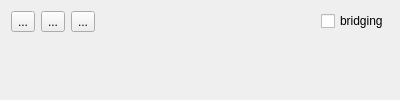
<?xml version="1.0" encoding="UTF-8"?>
<ui version="4.0">
 <class>NDLCom::InterfaceContainerWidget</class>
 <widget class="QWidget" name="NDLCom::InterfaceContainerWidget">
  <property name="geometry">
   <rect>
    <x>0</x>
    <y>0</y>
    <width>400</width>
    <height>100</height>
   </rect>
  </property>
  <property name="minimumSize">
   <size>
    <width>400</width>
    <height>100</height>
   </size>
  </property>
  <property name="windowTitle">
   <string>Form</string>
  </property>
  <layout class="QVBoxLayout" name="verticalLayout">
   <item>
    <layout class="QHBoxLayout" name="connectField">
     <item>
      <widget class="QToolButton" name="connectSerial">
       <property name="text">
        <string>...</string>
       </property>
       <property name="toolButtonStyle">
        <enum>Qt::ToolButtonTextBesideIcon</enum>
       </property>
      </widget>
     </item>
     <item>
      <widget class="QToolButton" name="connectUdp">
       <property name="text">
        <string>...</string>
       </property>
       <property name="toolButtonStyle">
        <enum>Qt::ToolButtonTextBesideIcon</enum>
       </property>
      </widget>
     </item>
     <item>
      <widget class="QToolButton" name="disconnectAll">
       <property name="text">
        <string>...</string>
       </property>
       <property name="toolButtonStyle">
        <enum>Qt::ToolButtonTextBesideIcon</enum>
       </property>
      </widget>
     </item>
     <item>
      <spacer name="horizontalSpacer">
       <property name="orientation">
        <enum>Qt::Horizontal</enum>
       </property>
       <property name="sizeHint" stdset="0">
        <size>
         <width>0</width>
         <height>20</height>
        </size>
       </property>
      </spacer>
     </item>
     <item>
      <widget class="QCheckBox" name="bridging">
       <property name="toolTip">
        <string>activating this will resend all received messages of one active interface on all other acitve interfaces</string>
       </property>
       <property name="text">
        <string>bridging</string>
       </property>
      </widget>
     </item>
    </layout>
   </item>
   <item>
    <widget class="QScrollArea" name="scrollArea">
     <property name="frameShape">
      <enum>QFrame::NoFrame</enum>
     </property>
     <property name="widgetResizable">
      <bool>true</bool>
     </property>
     <widget class="QWidget" name="scrollAreaWidgetContents">
      <property name="geometry">
       <rect>
        <x>0</x>
        <y>0</y>
        <width>382</width>
        <height>51</height>
       </rect>
      </property>
      <layout class="QVBoxLayout" name="verticalLayout_3">
       <property name="spacing">
        <number>6</number>
       </property>
       <property name="margin">
        <number>0</number>
       </property>
       <item>
        <layout class="QVBoxLayout" name="areaGates">
         <item>
          <spacer name="verticalSpacer">
           <property name="orientation">
            <enum>Qt::Vertical</enum>
           </property>
           <property name="sizeHint" stdset="0">
            <size>
             <width>20</width>
             <height>40</height>
            </size>
           </property>
          </spacer>
         </item>
        </layout>
       </item>
      </layout>
     </widget>
    </widget>
   </item>
  </layout>
 </widget>
 <resources/>
 <connections/>
</ui>
